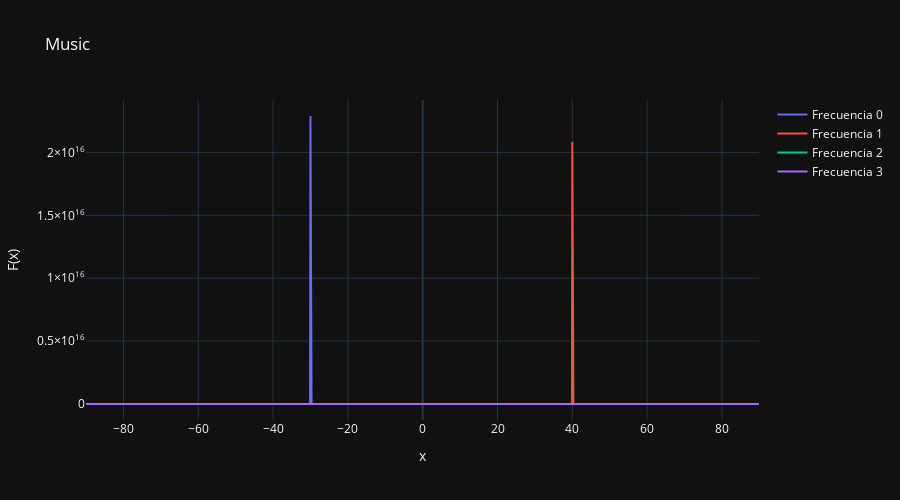

Source (notebook cell):
### Code cell
px.line(x=angles,y=music_spectrum[1,:])

traces=[go.Scatter(x=angles,y=music_spectrum[i,:],mode='lines',name=f'Frecuencia {i}') for i in range(len(this_ws))]
fig=go.Figure()
[fig.add_trace(trace) for trace in traces]
fig.update_layout(
    title='Music',xaxis_title='x', yaxis_title='F(x)',
    height=500, width=900, template='plotly_dark'
)
fig.show()

### Figure 1 — Plotly figure (JSON) as saved in the notebook; plotly's stock layout.template omitted (floating-point values rounded to 4 significant figures; data arrays with more than 128 entries replaced by an {"elided": "..."} marker saying what was removed)
{"data": [{"mode": "lines", "name": "Frecuencia 0", "type": "scatter", "x": {"elided": "1800 float values"}, "y": {"elided": "1800 float values"}}, {"mode": "lines", "name": "Frecuencia 1", "type": "scatter", "x": {"elided": "1800 float values"}, "y": {"elided": "1800 float values"}}, {"mode": "lines", "name": "Frecuencia 2", "type": "scatter", "x": {"elided": "1800 float values"}, "y": {"elided": "1800 float values"}}, {"mode": "lines", "name": "Frecuencia 3", "type": "scatter", "x": {"elided": "1800 float values"}, "y": {"elided": "1800 float values"}}], "layout": {"height": 500, "title": {"text": "Music"}, "width": 900, "xaxis": {"title": {"text": "x"}}, "yaxis": {"title": {"text": "F(x)"}}}}
